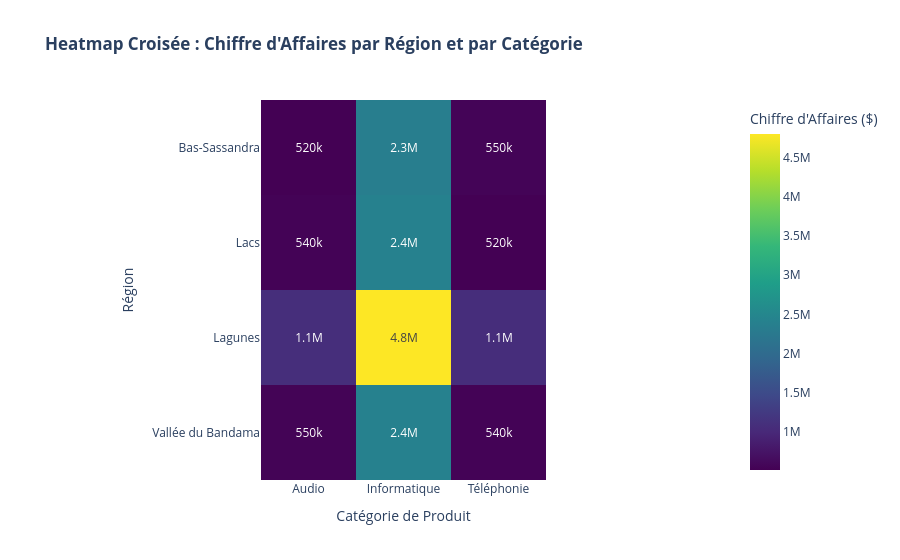

The code cell stored with this chart in its notebook:
### Markdown cell above
### Dynamique temporelle

* Ce graphique combiné met en lumière la corrélation directe entre le volume d'articles écoulés et les pics de chiffre d'affaires. On y observe clairement une **saisonnalité de fin d'année** (Novembre - Décembre), caractérisée par une augmentation simultanée du panier moyen et des volumes, ce qui permet à l'entreprise d'ajuster ses politiques de stock en amont (notamment pour les produits technologiques à forte valeur ajoutée).

### Code cell
# -----------------------------------------------------------------------------
# VISUALISATION 2 : Heatmap de Performance (Régions vs Catégories de Produits)
# -----------------------------------------------------------------------------
pivot_region_cat = df.pivot_table(
    index="region",
    columns="categorie",
    values="montant_vente",
    aggfunc="sum",
    fill_value=0,
)

fig2 = px.imshow(
    pivot_region_cat,
    labels=dict(
        x="Catégorie de Produit", y="Région", color="Chiffre d'Affaires ($)"
    ),
    x=pivot_region_cat.columns,
    y=pivot_region_cat.index,
    color_continuous_scale="Viridis",
    title="<b>Heatmap Croisée : Chiffre d'Affaires par Région et par Catégorie</b>",
    text_auto=".2s",
)
fig2.update_layout(template="plotly_white")
fig2.show()

### Figure 1 — Plotly figure (JSON) as saved in the notebook; plotly's stock layout.template omitted (floating-point values rounded to 4 significant figures)
{"data": [{"coloraxis": "coloraxis", "hovertemplate": "Catégorie de Produit: %{x}<br>Région: %{y}<br>Chiffre d'Affaires ($): %{z}<extra></extra>", "name": "0", "texttemplate": "%{z:.2s}", "type": "heatmap", "x": ["Audio", "Informatique", "Téléphonie"], "xaxis": "x", "y": ["Bas-Sassandra", "Lacs", "Lagunes", "Vallée du Bandama"], "yaxis": "y", "z": [[515900.0, 2348000.0, 554900.0], [536400.0, 2406000.0, 515100.0], [1072000.0, 4802000.0, 1070000.0], [547800.0, 2407000.0, 539200.0]]}], "layout": {"coloraxis": {"colorbar": {"title": {"text": "Chiffre d'Affaires ($)"}}, "colorscale": [[0, "#440154"], [0.1111, "#482878"], [0.2222, "#3e4989"], [0.3333, "#31688e"], [0.4444, "#26828e"], [0.5556, "#1f9e89"], [0.6667, "#35b779"], [0.7778, "#6ece58"], [0.8889, "#b5de2b"], [1, "#fde725"]]}, "title": {"text": "<b>Heatmap Croisée : Chiffre d'Affaires par Région et par Catégorie</b>"}, "xaxis": {"anchor": "y", "constrain": "domain", "domain": [0, 1], "scaleanchor": "y", "title": {"text": "Catégorie de Produit"}}, "yaxis": {"anchor": "x", "autorange": "reversed", "constrain": "domain", "domain": [0, 1], "title": {"text": "Région"}}}}
